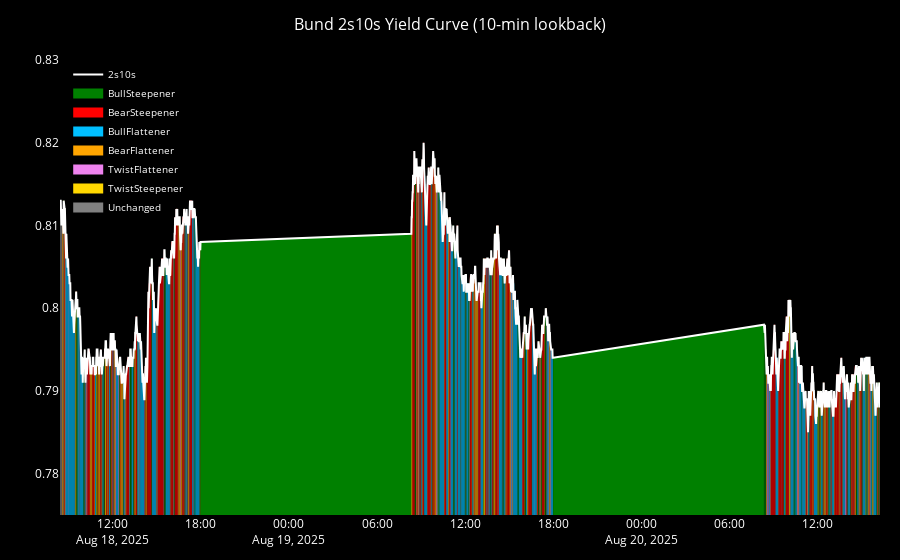

Notebook code cell kept with this figure:
### Code cell
plot_yield_curve_regimes_plotly(classify_regime(Bund_combined), "Bund")
